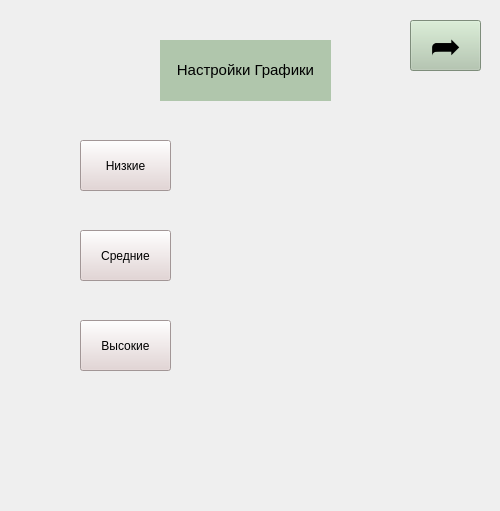
<?xml version="1.0" encoding="UTF-8"?>
<ui version="4.0">
 <class>Form</class>
 <widget class="QWidget" name="Form">
  <property name="geometry">
   <rect>
    <x>0</x>
    <y>0</y>
    <width>500</width>
    <height>511</height>
   </rect>
  </property>
  <property name="windowTitle">
   <string>Form</string>
  </property>
  <widget class="QPushButton" name="pushButton">
   <property name="geometry">
    <rect>
     <x>410</x>
     <y>20</y>
     <width>71</width>
     <height>51</height>
    </rect>
   </property>
   <property name="font">
    <font>
     <pointsize>28</pointsize>
    </font>
   </property>
   <property name="styleSheet">
    <string notr="true">background-color: rgb(176, 198, 172);</string>
   </property>
   <property name="text">
    <string>➦</string>
   </property>
  </widget>
  <widget class="QLabel" name="label_3">
   <property name="geometry">
    <rect>
     <x>160</x>
     <y>40</y>
     <width>171</width>
     <height>61</height>
    </rect>
   </property>
   <property name="font">
    <font>
     <pointsize>11</pointsize>
    </font>
   </property>
   <property name="styleSheet">
    <string notr="true">background-color: rgb(176, 198, 172);</string>
   </property>
   <property name="text">
    <string>&lt;html&gt;&lt;head/&gt;&lt;body&gt;&lt;p align=&quot;center&quot;&gt;Настройки Графики&lt;/p&gt;&lt;/body&gt;&lt;/html&gt;</string>
   </property>
  </widget>
  <widget class="QLabel" name="label_4">
   <property name="geometry">
    <rect>
     <x>0</x>
     <y>0</y>
     <width>501</width>
     <height>501</height>
    </rect>
   </property>
   <property name="text">
    <string/>
   </property>
  </widget>
  <widget class="QPushButton" name="low_graphics">
   <property name="geometry">
    <rect>
     <x>80</x>
     <y>140</y>
     <width>91</width>
     <height>51</height>
    </rect>
   </property>
   <property name="styleSheet">
    <string notr="true">background-color: rgb(227, 210, 210);</string>
   </property>
   <property name="text">
    <string>Низкие</string>
   </property>
  </widget>
  <widget class="QPushButton" name="middle_graphics">
   <property name="geometry">
    <rect>
     <x>80</x>
     <y>230</y>
     <width>91</width>
     <height>51</height>
    </rect>
   </property>
   <property name="styleSheet">
    <string notr="true">background-color: rgb(227, 210, 210);</string>
   </property>
   <property name="text">
    <string>Средние</string>
   </property>
  </widget>
  <widget class="QPushButton" name="hight_graphics">
   <property name="geometry">
    <rect>
     <x>80</x>
     <y>320</y>
     <width>91</width>
     <height>51</height>
    </rect>
   </property>
   <property name="styleSheet">
    <string notr="true">background-color: rgb(227, 210, 210);</string>
   </property>
   <property name="text">
    <string>Высокие</string>
   </property>
  </widget>
  <zorder>label_4</zorder>
  <zorder>pushButton</zorder>
  <zorder>label_3</zorder>
  <zorder>low_graphics</zorder>
  <zorder>middle_graphics</zorder>
  <zorder>hight_graphics</zorder>
 </widget>
 <resources/>
 <connections/>
</ui>
